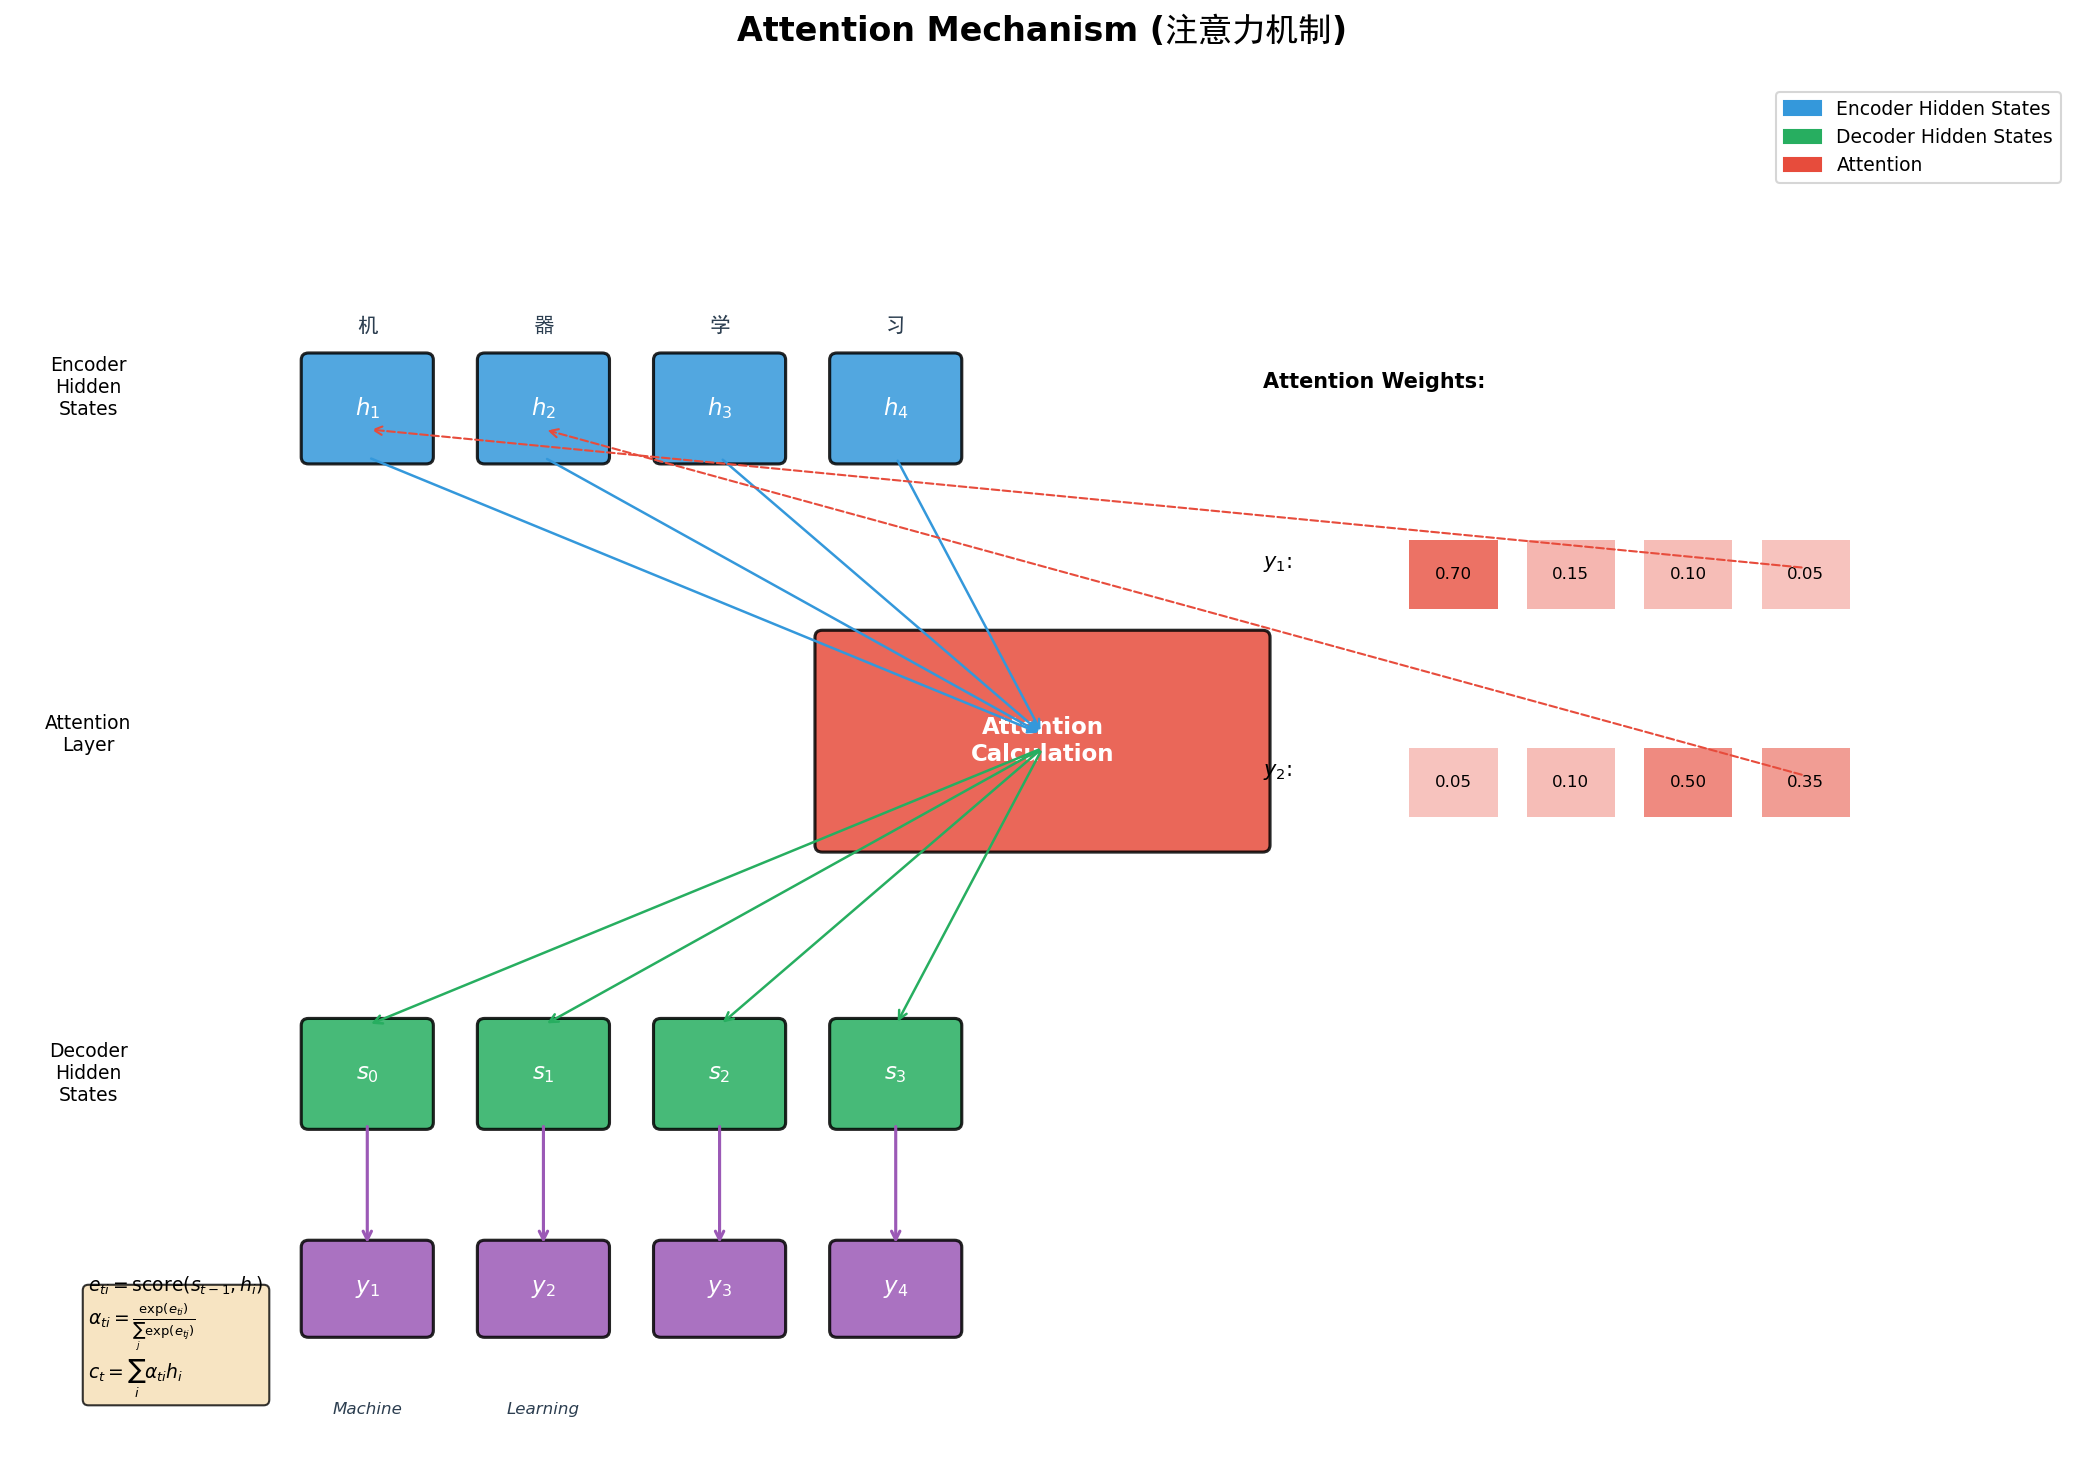

Here is the Python script that generated this plot:
"""
图4: 注意力机制示意图
展示注意力机制如何在生成每个输出时关注输入的不同部分
"""
import matplotlib.pyplot as plt
import matplotlib.patches as mpatches
from matplotlib.patches import FancyBboxPatch
import numpy as np
from pathlib import Path

plt.rcParams['font.family'] = ['DejaVu Sans', 'SimHei', 'sans-serif']
plt.rcParams['axes.unicode_minus'] = False

fig, ax = plt.subplots(1, 1, figsize=(14, 10))
ax.set_xlim(0, 14)
ax.set_ylim(0, 10)
ax.axis('off')
ax.set_title("Attention Mechanism (注意力机制)", fontsize=16, fontweight='bold', pad=20)

# Colors
color_encoder = '#3498DB'
color_decoder = '#27AE60'
color_attention = '#E74C3C'
color_h = '#9B59B6'

def draw_box(ax, x, y, w, h, text, color, fontsize=10):
    box = FancyBboxPatch((x, y), w, h, boxstyle="round,pad=0.05",
                         facecolor=color, edgecolor='black', linewidth=1.5, alpha=0.85)
    ax.add_patch(box)
    ax.text(x + w/2, y + h/2, text, ha='center', va='center',
            fontsize=fontsize, fontweight='bold', color='white')

# Encoder hidden states (top row)
encoder_states = [r'$h_1$', r'$h_2$', r'$h_3$', r'$h_4$']
encoder_x_start = 2.0
spacing = 1.2
box_w = 0.8

ax.text(0.5, 7.8, 'Encoder\nHidden\nStates', fontsize=9, ha='center', va='center')
for i, state in enumerate(encoder_states):
    x = encoder_x_start + i * spacing
    draw_box(ax, x, 7.3, box_w, 0.7, state, color_encoder, 11)

# Attention layer (middle)
ax.text(0.5, 5.3, 'Attention\nLayer', fontsize=9, ha='center', va='center')
draw_box(ax, 5.5, 4.5, 3, 1.5, 'Attention\nCalculation', color_attention, 11)

# Decoder hidden states (bottom row)
decoder_states = [r'$s_0$', r'$s_1$', r'$s_2$', r'$s_3$']
for i, state in enumerate(decoder_states):
    x = encoder_x_start + i * spacing
    draw_box(ax, x, 2.5, box_w, 0.7, state, color_decoder, 11)

ax.text(0.5, 2.85, 'Decoder\nHidden\nStates', fontsize=9, ha='center', va='center')

# Output
output_labels = [r'$y_1$', r'$y_2$', r'$y_3$', r'$y_4$']
for i, label in enumerate(output_labels):
    x = encoder_x_start + i * spacing
    draw_box(ax, x, 1.0, box_w, 0.6, label, color_h, 11)

# Arrows from encoder to attention
for i in range(4):
    x1 = encoder_x_start + i * spacing + box_w/2
    ax.annotate('', xy=(7, 5.3), xytext=(x1, 7.3),
                arrowprops=dict(arrowstyle='->', color=color_encoder, lw=1.2))

# Arrows from attention to decoder
for i in range(4):
    x2 = encoder_x_start + i * spacing + box_w/2
    ax.annotate('', xy=(x2, 3.2), xytext=(7, 5.2),
                arrowprops=dict(arrowstyle='->', color=color_decoder, lw=1.2))

# Arrows from decoder to output
for i in range(4):
    x = encoder_x_start + i * spacing + box_w/2
    ax.annotate('', xy=(x, 1.6), xytext=(x, 2.5),
                arrowprops=dict(arrowstyle='->', color=color_h, lw=1.5))

# Attention weight visualization (heatmap-style)
ax.text(8.5, 7.8, 'Attention Weights:', fontsize=10, fontweight='bold')

# Simulate attention weights for each output step
# y1="Machine" attends mostly to 机 (h1)
# y2="Learning" attends to 学 (h3), 习 (h4)
attention_data = [
    [0.70, 0.15, 0.10, 0.05],  # y1 attends h1
    [0.05, 0.10, 0.50, 0.35],  # y2 attends h3, h4
]

for step, weights in enumerate(attention_data):
    y_base = 6.5 - step * 1.5
    ax.text(8.5, y_base, f'$y_{step+1}$:', fontsize=10)
    for j, w in enumerate(weights):
        x = 9.5 + j * 0.8
        alpha = 0.3 + 0.7 * w
        rect = plt.Rectangle((x, y_base - 0.3), 0.6, 0.5,
                              facecolor=color_attention, alpha=alpha)
        ax.add_patch(rect)
        ax.text(x + 0.3, y_base - 0.05, f'{w:.2f}', ha='center', va='center', fontsize=8)
    # Arrow to encoder
    ax.annotate('', xy=(encoder_x_start + (step * 1.2) + box_w/2, 7.5),
                xytext=(12.2, y_base),
                arrowprops=dict(arrowstyle='->', color=color_attention, lw=1,
                               connectionstyle='arc3,rad=0', linestyle='dashed'))

# Chinese labels for encoder states
chinese_labels = ['机', '器', '学', '习']
for i, label in enumerate(chinese_labels):
    x = encoder_x_start + i * spacing
    ax.text(x + box_w/2, 8.2, label, ha='center', fontsize=10, color='#2C3E50')

# English labels for decoder outputs
english_labels = ['Machine', 'Learning', '', '']
for i, label in enumerate(english_labels[:2]):
    x = encoder_x_start + i * spacing
    ax.text(x + box_w/2, 0.4, label, ha='center', fontsize=8, color='#2C3E50', style='italic')

# Formula box
formula_text = (
    r"$e_{ti} = \text{score}(s_{t-1}, h_i)$" + "\n"
    r"$\alpha_{ti} = \frac{\exp(e_{ti})}{\sum_j \exp(e_{tj})}$" + "\n"
    r"$c_t = \sum_i \alpha_{ti} h_i$"
)
props = dict(boxstyle='round', facecolor='wheat', alpha=0.8)
ax.text(0.5, 0.5, formula_text, fontsize=9, verticalalignment='bottom',
        bbox=props, family='monospace')

# Legend
legend_elements = [
    mpatches.Patch(color=color_encoder, label='Encoder Hidden States'),
    mpatches.Patch(color=color_decoder, label='Decoder Hidden States'),
    mpatches.Patch(color=color_attention, label='Attention'),
]
ax.legend(handles=legend_elements, loc='upper right', fontsize=9)

plt.tight_layout()
plt.savefig(Path(__file__).resolve().parent / 'fig4_attention_mechanism.png', dpi=150, bbox_inches='tight')
plt.close()
print("fig4_attention_mechanism.png saved.")
